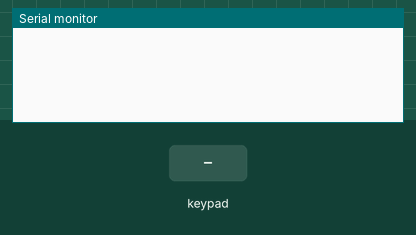
This sketch was run on a simulated Arduino Uno, built with avr-gcc and run on an emulated ATmega328P. Shown: the last lines printed to the serial monitor. Wiring (inferred from the names in the program): 5×7 keypad (labels assumed): rows pin 6, pin 5, pin 4, pin 3, pin 2; columns A4, A5, pin 12, pin 11, pin 10, pin 9, pin 8. Inputs (shaded band) come from the test bench.

Above: at 1.2 s.
1.3 s: key '1' pressed
At 2.1 s:
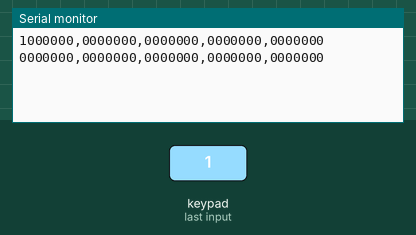
3.0 s: keypad keys 6 5 4 3 2 pressed 0.4 s apart
At 5.8 s:
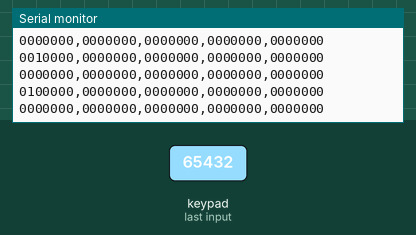
6.5 s: key '7' pressed
At 7.1 s:
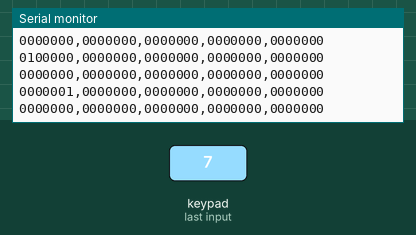
8.0 s: keypad keys 6 5 4 3 2 A pressed 0.4 s apart
At 11.3 s:
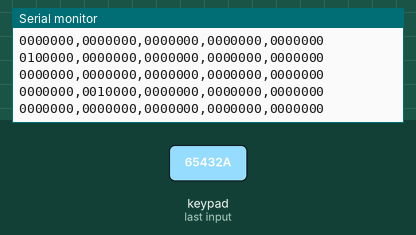
Timing chart, 0 to 12.8 s (numbered marks = the images above; inputs shaded):
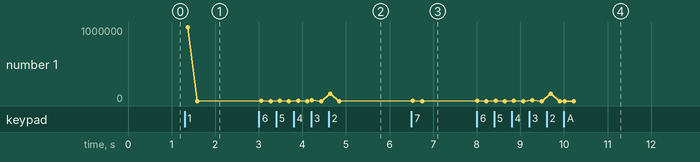

Measured:
- after the input at 1.3 s, the serial monitor: prints a new line after 0.07 s (image 1)
- after the input at 3.0 s, the serial monitor: prints a new line after 0.06 s (image 2)
- after the input at 6.5 s, the serial monitor: prints a new line at once (image 3)
- after the input at 8.0 s, the serial monitor: prints a new line at once (image 4)

The sketch:

liquiddata.ino
```cpp
// rows
const int sendPins[] = {
  //2, 3, 4, 5, 6
  6, 5, 4, 3, 2
};
const int NUMBER_OF_SEND_PINS = sizeof(sendPins) / sizeof(sendPins[0]);

// columns
const int receivePins[] = {
  A4, A5, 12, 11, 10, 9, 8
  //7, 8, 9, 10, 11, 12, A5, A4
  //7, 8, 9, 10, 11, 12, A5, A4
};
const int NUMBER_OF_RECEIVE_PINS = sizeof(receivePins) / sizeof(receivePins[0]);

byte values[NUMBER_OF_SEND_PINS][NUMBER_OF_RECEIVE_PINS];

void setup() {
  for(int i = 0; i < NUMBER_OF_SEND_PINS; ++i) {
    pinMode(sendPins[i], OUTPUT);
  }
  for(int i = 0; i < NUMBER_OF_RECEIVE_PINS; ++i) {
    pinMode(receivePins[i], INPUT);
  }
  for(int row = 0; row < NUMBER_OF_SEND_PINS; ++row) {
    for(int col = 0; col < NUMBER_OF_RECEIVE_PINS; ++col) {
      values[row][col] = 0;
    }
  }
  Serial.begin(9600);
}

void loop() {
  bool changed = false;
  for(int row = 0; row < NUMBER_OF_SEND_PINS; ++row) {
    int sendPin = sendPins[row];
    digitalWrite(sendPin, HIGH);
    for(int col = 0; col < NUMBER_OF_RECEIVE_PINS; ++col) {
      int receivePin = receivePins[col];
      int value = digitalRead(receivePin);
      if(value == HIGH) {
        if(!values[row][col]) {
          changed = true;
          values[row][col] = 1;
        }
      }
      else {
        if(values[row][col]) {
          values[row][col] = 0;
          changed = true;
        }
      }
    }
    digitalWrite(sendPin, LOW);
    delay(1);
  }
  if(changed) {
    for(int row = 0; row < NUMBER_OF_SEND_PINS; ++row) {
      for(int col = 0; col < NUMBER_OF_RECEIVE_PINS; ++col) {
        Serial.print(values[row][col] ? '1' : '0');
      }
      if(row != NUMBER_OF_SEND_PINS - 1) {
        Serial.print(',');
      }
    }
    Serial.println();
  }

  delay(100);
}
```
